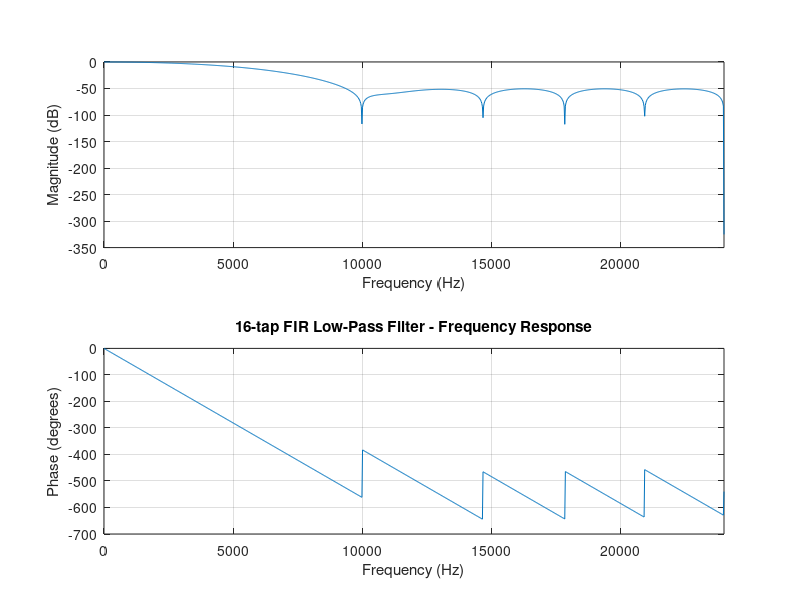

MATLAB code to generate this figure:
%% =====================================================================
%  fir_coeff_gen.m
%  Generates a 16-tap low-pass FIR filter (Hamming window), quantizes
%  the coefficients to Q1.15 fixed point, and exports everything needed
%  to simulate the Verilog design in Vivado:
%     - fir_coeffs.vh   -> Verilog localparam header (used by fir_filter.v)
%     - fir_coeffs.mem  -> hex coefficients (optional, for $readmemh use)
%     - fir_input.mem   -> hex test stimulus (1 kHz tone) for the testbench
% =====================================================================
clc; clear; close all;

%% ---------------- Filter specification ----------------
num_taps = 16;          % number of taps
Fs       = 48000;       % sampling frequency (Hz)
Fc       = 4000;        % cutoff frequency (Hz)

%% ---------------- Design filter ----------------
b = fir1(num_taps-1, Fc/(Fs/2), 'low', hamming(num_taps));

figure;
freqz(b, 1, 1024, Fs);
title('16-tap FIR Low-Pass Filter - Frequency Response');

%% ---------------- Quantize to Q1.15 (16-bit signed) ----------------
coeff_bits = 16;
scale = 2^(coeff_bits-1) - 1;              % 32767
b_quant = round(b * scale);
b_quant = max(min(b_quant, scale), -scale-1);

disp('Floating point coefficients:'); disp(b);
disp('Quantized Q1.15 coefficients:'); disp(b_quant);

%% ---------------- Write Verilog coefficient header ----------------
fid = fopen('fir_coeffs.vh', 'w');
fprintf(fid, '// Auto-generated FIR coefficients (Q1.15, 16-bit signed)\n');
fprintf(fid, '// 16-tap Hamming-window low-pass FIR, Fc=%dHz, Fs=%dHz\n', Fc, Fs);
for i = 1:length(b_quant)
    v = b_quant(i);
    if v < 0
        fprintf(fid, 'localparam signed [15:0] COEFF_%d = -16''sd%d;\n', i-1, abs(v));
    else
        fprintf(fid, 'localparam signed [15:0] COEFF_%d = 16''sd%d;\n', i-1, v);
    end
end
fclose(fid);

%% ---------------- Write hex coefficient file (optional) ----------------
fid2 = fopen('fir_coeffs.mem', 'w');
for i = 1:length(b_quant)
    v = b_quant(i);
    if v < 0
        v = v + 2^coeff_bits;   % two's complement
    end
    fprintf(fid2, '%04X\n', v);
end
fclose(fid2);

%% ---------------- Generate 1 kHz test tone stimulus ----------------
t = 0:1/Fs:1e-3;
sine_in = 0.5 * sin(2*pi*1000*t);
sine_q  = round(sine_in * scale);
sine_q  = max(min(sine_q, scale), -scale-1);

fid3 = fopen('fir_input.mem', 'w');
for i = 1:length(sine_q)
    v = sine_q(i);
    if v < 0
        v = v + 2^coeff_bits;
    end
    fprintf(fid3, '%04X\n', v);
end
fclose(fid3);

fprintf('Generated %d samples of test stimulus.\n', length(sine_q));
fprintf('Files written: fir_coeffs.vh, fir_coeffs.mem, fir_input.mem\n');
fprintf('NOTE: set NUM_SAMPLES = %d in fir_tb.v to match this stimulus.\n', length(sine_q));
